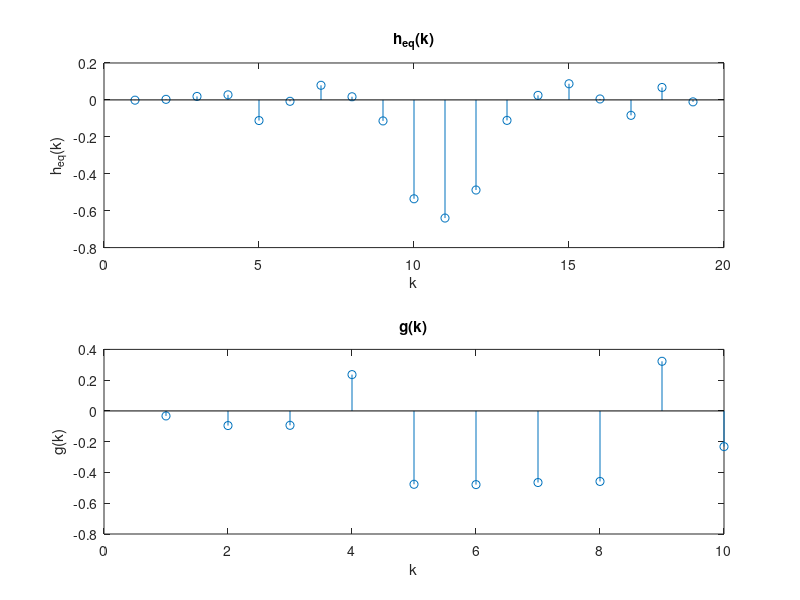

The MATLAB script that drew this image:
clear; % 清空工作区
close all; % 关闭所有图形窗口
clc; % 清空命令窗口

% 加载通道系数
load channel_imp_response; % 该文件包含向量 h
N = length(h);

% 构建通道矩阵 H，这是一个Toeplitz矩阵
% toeplitz 函数的参数：([第一列], [第一行])
H = toeplitz([h; zeros(N-1, 1)], [h(1); zeros(N-1, 1)]);

% 构建选择矩阵 P
P = zeros(3, 2*N-1);
P(1, N) = 1; % 对应于 k = N-1
P(2, N+1) = 1; % 对应于 k = N
P(3, N+2) = 1; % 对应于 k = N+1

h = P * H;

P = h;

% 构建 A and B 矩阵
A = H' * H;
B = P' * P;

% 计算 A 的平方根 a
% [U, S] = svd(A);
% a = U * sqrt(S) * U';
a = sqrtm(A);

% 计算 B 的平方根 b
[U, S] = svd(B);
b = U * sqrt(S) * U';

% b = sqrtm(B);
% b = C * a
C = b * inv(a);

% 计算 C^T * C
CtC = C' * C;


% 求解最大的特征值和对应的特征向量
[eigVec, eigVal] = eig(CtC);
[maxEigVal, maxIdx] = max(diag(eigVal));
opt_g = eigVec(:, maxIdx);

% 计算最优 g(k)
% g_opt = a = sqrtm(A); / norm(opt_g); % 归一化
% 
g = inv(a) * opt_g;

h_eq = H * g;
E_tot = g' * a * a * g;
E_des = g' * b * b * g;
DTE = E_des / E_tot;

% 显示结果
disp('g(k):');
disp(g);
disp('DTE:');
disp(DTE);

% 绘图展示结果
figure;
subplot(2,1,1);
stem(h_eq);
title('h_{eq}(k)');
xlabel('k');
ylabel('h_{eq}(k)');

subplot(2,1,2);
stem(g);
title('g(k)');
xlabel('k');
ylabel('g(k)');

